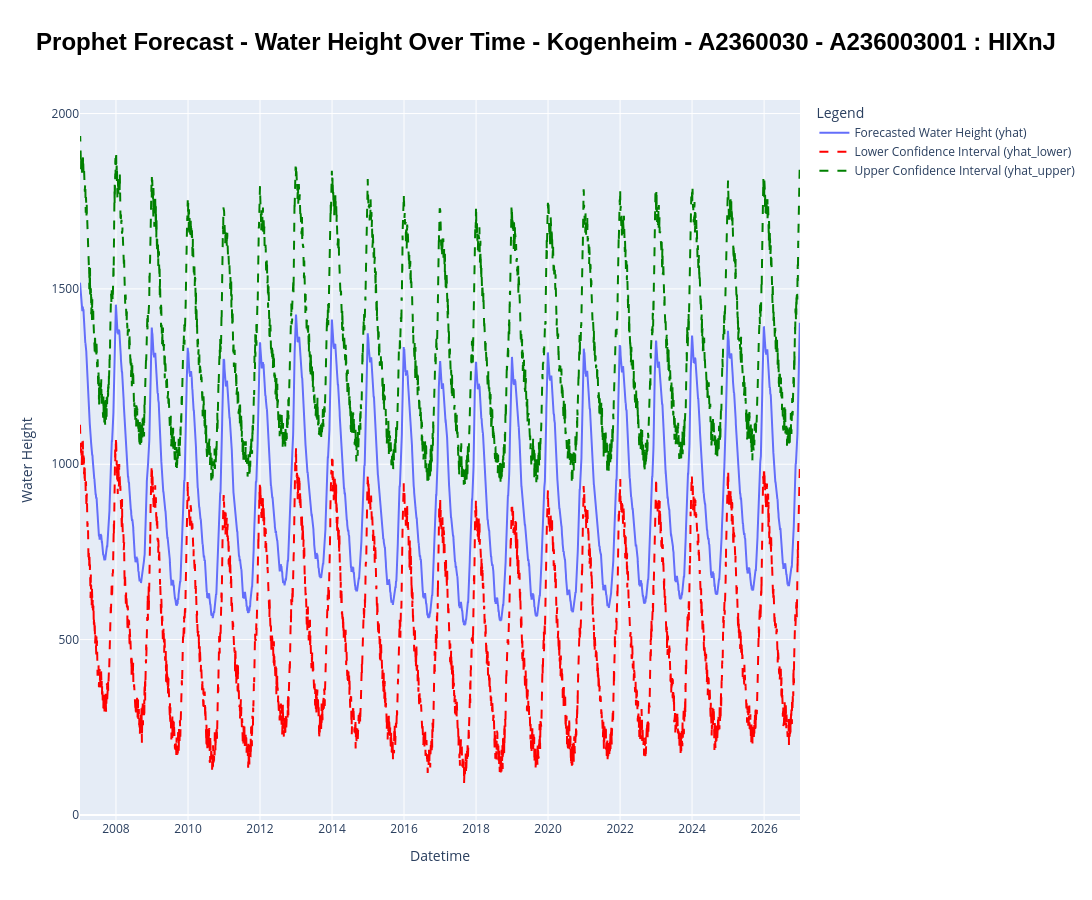

Source (notebook cell):
### Code cell
# Plot the forecasted results using plotly
fig6 = go.Figure()
fig6.add_trace(go.Scatter(x=forecast["ds"], y=forecast["yhat"], mode="lines", name="Forecasted Water Height (yhat)"))
fig6.add_trace(go.Scatter(x=forecast["ds"], y=forecast["yhat_lower"], mode="lines", name="Lower Confidence Interval (yhat_lower)", line=dict(dash="dash", color="red")))
fig6.add_trace(go.Scatter(x=forecast["ds"], y=forecast["yhat_upper"], mode="lines", name="Upper Confidence Interval (yhat_upper)", line=dict(dash="dash", color="green")))
# Customize the layout of the figure
fig6.update_layout(title=f"Prophet Forecast - Water Height Over Time - {TITLE_POSTFIX_NAME}",
                title_x=0.5,
                    title_font=dict(size=24, color="black", family="Arial", weight="bold"),
                    xaxis_title="Datetime", 
                    yaxis_title="Water Height",
                    legend_title="Legend",
                #   showlegend=True,
                #   legend=dict(x=0.01, y=0.99, bgcolor="rgba(255, 255, 255, 0.5)", bordercolor="black", borderwidth=1),
                    height=900, width=1200)
# save the figure as an HTML and png file
fig6.write_html(local_artifact_dir / f"06_prophet_forecast_plot_{FILE_POSTFIX_NAME}.html")
# fig6.write_image(local_artifact_dir / f"06_prophet_forecast_plot_{FILE_POSTFIX_NAME}.png")
fig6.show()

### Figure 1 — Plotly figure (JSON) as saved in the notebook; plotly's stock layout.template omitted (floating-point values rounded to 4 significant figures; data arrays with more than 128 entries replaced by an {"elided": "..."} marker saying what was removed)
{"data": [{"mode": "lines", "name": "Forecasted Water Height (yhat)", "type": "scatter", "x": {"elided": "7305 str values"}, "y": {"elided": "7305 float values"}}, {"line": {"color": "red", "dash": "dash"}, "mode": "lines", "name": "Lower Confidence Interval (yhat_lower)", "type": "scatter", "x": {"elided": "7305 str values"}, "y": {"elided": "7305 float values"}}, {"line": {"color": "green", "dash": "dash"}, "mode": "lines", "name": "Upper Confidence Interval (yhat_upper)", "type": "scatter", "x": {"elided": "7305 str values"}, "y": {"elided": "7305 float values"}}], "layout": {"height": 900, "legend": {"title": {"text": "Legend"}}, "title": {"font": {"color": "black", "family": "Arial", "size": 24, "weight": "bold"}, "text": "Prophet Forecast - Water Height Over Time - Kogenheim - A2360030 - A236003001 : HIXnJ", "x": 0.5}, "width": 1200, "xaxis": {"title": {"text": "Datetime"}}, "yaxis": {"title": {"text": "Water Height"}}}}
